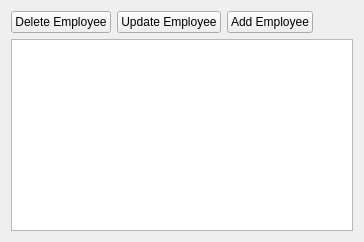
          <widget class="QWidget" name="EmployeeTab">
           <attribute name="title">
            <string>Employees</string>
           </attribute>
           <layout class="QHBoxLayout" name="horizontalLayout_5">
            <item>
             <layout class="QVBoxLayout" name="verticalLayout_4">
              <item>
               <layout class="QHBoxLayout" name="horizontalLayout_4">
                <item>
                 <widget class="QPushButton" name="deleteEmpployeeButton">
                  <property name="text">
                   <string>Delete Employee</string>
                  </property>
                 </widget>
                </item>
                <item>
                 <widget class="QPushButton" name="updateEmployeeButton">
                  <property name="text">
                   <string>Update Employee</string>
                  </property>
                 </widget>
                </item>
                <item>
                 <widget class="QPushButton" name="addemployeebutton">
                  <property name="text">
                   <string>Add Employee</string>
                  </property>
                 </widget>
                </item>
                <item>
                 <spacer name="horizontalSpacer_5">
                  <property name="orientation">
                   <enum>Qt::Horizontal</enum>
                  </property>
                  <property name="sizeHint" stdset="0">
                   <size>
                    <width>40</width>
                    <height>20</height>
                   </size>
                  </property>
                 </spacer>
                </item>
               </layout>
              </item>
              <item>
               <widget class="QTableView" name="empTableView"/>
              </item>
             </layout>
            </item>
           </layout>
          </widget>
